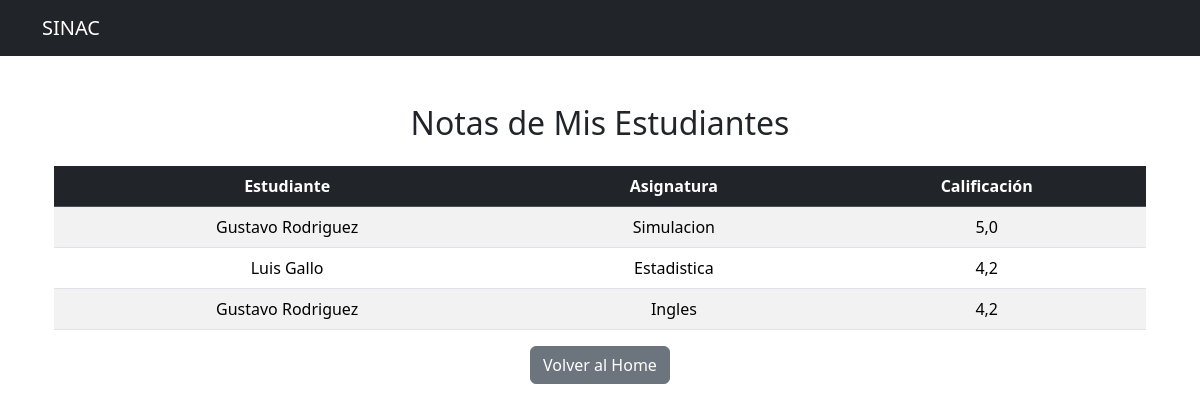
Screenshot of /ver_notas_docente/ (signed in) with the database file from the repository.
### SINAC/models.py (models this page shows, shortened)
class Nota(models.Model):
    estudiante = models.ForeignKey(Estudiante, on_delete=models.CASCADE)
    asignatura = models.ForeignKey(Asignatura, on_delete=models.CASCADE)
    calificacion = models.FloatField()

class Estudiante(models.Model):
    usuario = models.OneToOneField(Usuario, on_delete=models.CASCADE, null=True, blank=True)
    documento = models.CharField(max_length=20, unique=True, default="0000000000")
    fecha_nacimiento = models.DateField()
    telefono_acudiente = models.CharField(max_length=15, default="0000000000")
    direccion = models.CharField(max_length=255, default="Sin dirección")
    grupo = models.ForeignKey('Grupo', on_delete=models.SET_NULL, null=True, blank=True)

class Usuario(AbstractUser):
    ADMINISTRADOR = 'ADMINISTRADOR'
    ESTUDIANTE = 'ESTUDIANTE'
    PROFESOR = 'profesor'
    ROLES = [
        (ADMINISTRADOR, 'Administrador'),
        (ESTUDIANTE, 'Estudiante'),
        (PROFESOR, 'Profesor'),
    ]
    rol = models.CharField(max_length=20, choices=ROLES, default=ESTUDIANTE)

class Asignatura(models.Model):
    nombre = models.CharField(max_length=100, unique=True)
    profesor = models.ForeignKey(Profesor, on_delete=models.CASCADE)
    grupo = models.ForeignKey('Grupo', on_delete=models.SET_NULL, null=True, blank=True)

### SINAC/views.py (the view)
# urls.py: path('ver_notas_docente/', ver_notas_docente, name='ver_notas_docente'),
@login_required
def ver_notas_docente(request):
    if request.user.rol != Usuario.PROFESOR:
        return redirect('home')
    profesor = get_object_or_404(Profesor, usuario=request.user)
    asignaturas = Asignatura.objects.filter(profesor=profesor)
    notas = Nota.objects.filter(asignatura__in=asignaturas).select_related('estudiante', 'asignatura')
    return render(request, 'ver_notas_docente.html', {'notas': notas, 'asignaturas': asignaturas})

### templates/ver_notas_docente.html (shortened to what this page needs)
{% extends "base.html" %}
{% block content %}
<div class="container mt-5">
    <h2 class="text-center mb-4">Notas de Mis Estudiantes</h2>
    {% if notas %}
        <table class="table table-striped text-center">
            <thead class="table-dark">
                <tr>
                    <th>Estudiante</th>
                    <th>Asignatura</th>
                    <th>Calificación</th>
                </tr>
            </thead>
            <tbody>
                {% for nota in notas %}
                <tr>
                    <td>{{ nota.estudiante.usuario.first_name }} {{ nota.estudiante.usuario.last_name }}</td>
                    <td>{{ nota.asignatura.nombre }}</td>
                    <td>{{ nota.calificacion }}</td>
                </tr>
                {% endfor %}
            </tbody>
        </table>
    {% else %}
        <p class="text-center text-muted">No hay notas registradas para tus estudiantes.</p>
    {% endif %}
    <div class="mt-3 text-center">
        <a href="{% url 'home_profesor' %}" class="btn btn-secondary">Volver al Home</a>
    </div>
</div>
{% endblock %}

### rows the page displays
Nota: estudiante.usuario.first_name "Gustavo", estudiante.usuario.last_name "Rodriguez", asignatura.nombre "Simulacion", calificacion "5,0"
Nota: estudiante.usuario.first_name "Luis", estudiante.usuario.last_name "Gallo", asignatura.nombre "Estadistica", calificacion "4,2"
Nota: estudiante.usuario.first_name "Gustavo", estudiante.usuario.last_name "Rodriguez", asignatura.nombre "Ingles", calificacion "4,2"
